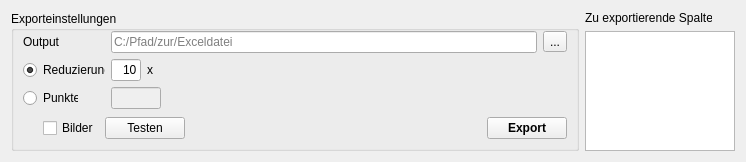
        <widget class="QWidget" name="scrollAreaWidgetContents">
         <property name="geometry">
          <rect>
           <x>0</x>
           <y>0</y>
           <width>746</width>
           <height>162</height>
          </rect>
         </property>
         <layout class="QVBoxLayout" name="verticalLayout_11">
          <item>
           <layout class="QHBoxLayout" name="horizontalLayout_27">
            <property name="topMargin">
             <number>0</number>
            </property>
            <item>
             <widget class="QGroupBox" name="groupBox_7">
              <property name="sizePolicy">
               <sizepolicy hsizetype="Expanding" vsizetype="Preferred">
                <horstretch>0</horstretch>
                <verstretch>0</verstretch>
               </sizepolicy>
              </property>
              <property name="minimumSize">
               <size>
                <width>0</width>
                <height>0</height>
               </size>
              </property>
              <property name="font">
               <font>
                <weight>50</weight>
                <bold>false</bold>
               </font>
              </property>
              <property name="toolTip">
               <string>&lt;html&gt;&lt;head/&gt;&lt;body&gt;&lt;p&gt;In diesem Dialog werden Einstellungen zum Export der Excel-Datei getroffen.&lt;/p&gt;&lt;/body&gt;&lt;/html&gt;</string>
              </property>
              <property name="title">
               <string>Exporteinstellungen</string>
              </property>
              <layout class="QVBoxLayout" name="verticalLayout_16">
               <property name="topMargin">
                <number>0</number>
               </property>
               <item>
                <layout class="QHBoxLayout" name="horizontalLayout_14">
                 <property name="leftMargin">
                  <number>0</number>
                 </property>
                 <property name="topMargin">
                  <number>0</number>
                 </property>
                 <item>
                  <layout class="QVBoxLayout" name="verticalLayout_20">
                   <property name="leftMargin">
                    <number>0</number>
                   </property>
                   <property name="topMargin">
                    <number>0</number>
                   </property>
                   <item>
                    <layout class="QGridLayout" name="gridLayout_16">
                     <item row="0" column="2" alignment="Qt::AlignLeft">
                      <widget class="QToolButton" name="tool_output_file">
                       <property name="text">
                        <string>...</string>
                       </property>
                      </widget>
                     </item>
                     <item row="1" column="0" alignment="Qt::AlignLeft">
                      <widget class="QRadioButton" name="rb_export_red">
                       <property name="sizePolicy">
                        <sizepolicy hsizetype="Maximum" vsizetype="Fixed">
                         <horstretch>0</horstretch>
                         <verstretch>0</verstretch>
                        </sizepolicy>
                       </property>
                       <property name="maximumSize">
                        <size>
                         <width>82</width>
                         <height>16777215</height>
                        </size>
                       </property>
                       <property name="text">
                        <string>Reduzierung</string>
                       </property>
                       <property name="checked">
                        <bool>true</bool>
                       </property>
                      </widget>
                     </item>
                     <item row="0" column="0" alignment="Qt::AlignLeft">
                      <widget class="QLabel" name="lab_output_2">
                       <property name="sizePolicy">
                        <sizepolicy hsizetype="Maximum" vsizetype="Preferred">
                         <horstretch>0</horstretch>
                         <verstretch>0</verstretch>
                        </sizepolicy>
                       </property>
                       <property name="maximumSize">
                        <size>
                         <width>50</width>
                         <height>16777215</height>
                        </size>
                       </property>
                       <property name="text">
                        <string>Output</string>
                       </property>
                      </widget>
                     </item>
                     <item row="0" column="1">
                      <widget class="QLineEdit" name="txt_output_file">
                       <property name="sizePolicy">
                        <sizepolicy hsizetype="Expanding" vsizetype="Fixed">
                         <horstretch>0</horstretch>
                         <verstretch>0</verstretch>
                        </sizepolicy>
                       </property>
                       <property name="minimumSize">
                        <size>
                         <width>150</width>
                         <height>0</height>
                        </size>
                       </property>
                       <property name="maximumSize">
                        <size>
                         <width>1200</width>
                         <height>16777215</height>
                        </size>
                       </property>
                       <property name="toolTip">
                        <string>Pfad zum Output der Exceldaten.</string>
                       </property>
                       <property name="placeholderText">
                        <string>C:/Pfad/zur/Exceldatei</string>
                       </property>
                      </widget>
                     </item>
                     <item row="2" column="0" alignment="Qt::AlignLeft">
                      <widget class="QRadioButton" name="rb_export_n">
                       <property name="sizePolicy">
                        <sizepolicy hsizetype="Maximum" vsizetype="Fixed">
                         <horstretch>0</horstretch>
                         <verstretch>0</verstretch>
                        </sizepolicy>
                       </property>
                       <property name="maximumSize">
                        <size>
                         <width>55</width>
                         <height>16777215</height>
                        </size>
                       </property>
                       <property name="text">
                        <string>Punkte</string>
                       </property>
                      </widget>
                     </item>
                     <item row="2" column="1" alignment="Qt::AlignLeft">
                      <widget class="QLineEdit" name="txt_para_exp_n">
                       <property name="enabled">
                        <bool>false</bool>
                       </property>
                       <property name="sizePolicy">
                        <sizepolicy hsizetype="Maximum" vsizetype="Fixed">
                         <horstretch>0</horstretch>
                         <verstretch>0</verstretch>
                        </sizepolicy>
                       </property>
                       <property name="maximumSize">
                        <size>
                         <width>50</width>
                         <height>16777215</height>
                        </size>
                       </property>
                       <property name="toolTip">
                        <string>Es werden x Punkte in die Exceldatei geschrieben.</string>
                       </property>
                       <property name="alignment">
                        <set>Qt::AlignRight|Qt::AlignTrailing|Qt::AlignVCenter</set>
                       </property>
                      </widget>
                     </item>
                     <item row="1" column="1">
                      <layout class="QHBoxLayout" name="horizontalLayout_20">
                       <item alignment="Qt::AlignLeft">
                        <widget class="QLineEdit" name="txt_para_exp_red">
                         <property name="sizePolicy">
                          <sizepolicy hsizetype="Maximum" vsizetype="Fixed">
                           <horstretch>0</horstretch>
                           <verstretch>0</verstretch>
                          </sizepolicy>
                         </property>
                         <property name="maximumSize">
                          <size>
                           <width>30</width>
                           <height>16777215</height>
                          </size>
                         </property>
                         <property name="toolTip">
                          <string>Es wird nur jeder x-te Punkt in die Exceldatei geschrieben.</string>
                         </property>
                         <property name="text">
                          <string>10</string>
                         </property>
                         <property name="alignment">
                          <set>Qt::AlignRight|Qt::AlignTrailing|Qt::AlignVCenter</set>
                         </property>
                        </widget>
                       </item>
                       <item alignment="Qt::AlignLeft">
                        <widget class="QLabel" name="lab_export_red">
                         <property name="text">
                          <string>x</string>
                         </property>
                        </widget>
                       </item>
                       <item>
                        <spacer name="horizontalSpacer_19">
                         <property name="orientation">
                          <enum>Qt::Horizontal</enum>
                         </property>
                         <property name="sizeHint" stdset="0">
                          <size>
                           <width>40</width>
                           <height>20</height>
                          </size>
                         </property>
                        </spacer>
                       </item>
                      </layout>
                     </item>
                    </layout>
                   </item>
                   <item>
                    <spacer name="verticalSpacer_7">
                     <property name="orientation">
                      <enum>Qt::Vertical</enum>
                     </property>
                     <property name="sizeHint" stdset="0">
                      <size>
                       <width>20</width>
                       <height>40</height>
                      </size>
                     </property>
                    </spacer>
                   </item>
                   <item>
                    <layout class="QHBoxLayout" name="horizontalLayout_22">
                     <property name="topMargin">
                      <number>0</number>
                     </property>
                     <item>
                      <spacer name="horizontalSpacer_21">
                       <property name="orientation">
                        <enum>Qt::Horizontal</enum>
                       </property>
                       <property name="sizeType">
                        <enum>QSizePolicy::Minimum</enum>
                       </property>
                       <property name="sizeHint" stdset="0">
                        <size>
                         <width>20</width>
                         <height>20</height>
                        </size>
                       </property>
                      </spacer>
                     </item>
                     <item>
                      <widget class="QCheckBox" name="cb_save_pic_export">
                       <property name="toolTip">
                        <string>&lt;html&gt;&lt;head/&gt;&lt;body&gt;&lt;p&gt;Aktivieren, wenn Diagramme gesichert werden sollen.&lt;/p&gt;&lt;p&gt;Falls kein Bildordner angegeben wird, erscheint Information zu Speicherort.&lt;/p&gt;&lt;/body&gt;&lt;/html&gt;</string>
                       </property>
                       <property name="text">
                        <string>Bilder</string>
                       </property>
                      </widget>
                     </item>
                     <item>
                      <widget class="QPushButton" name="but_plot_export">
                       <property name="toolTip">
                        <string>&lt;html&gt;&lt;head/&gt;&lt;body&gt;&lt;p&gt;Zeigt zwei gewünschte Spalten mit entsprechenden Ausdünnung der Messwerte an. &lt;/p&gt;&lt;/body&gt;&lt;/html&gt;</string>
                       </property>
                       <property name="text">
                        <string>Testen</string>
                       </property>
                      </widget>
                     </item>
                     <item>
                      <spacer name="horizontalSpacer_17">
                       <property name="orientation">
                        <enum>Qt::Horizontal</enum>
                       </property>
                       <property name="sizeHint" stdset="0">
                        <size>
                         <width>40</width>
                         <height>20</height>
                        </size>
                       </property>
                      </spacer>
                     </item>
                     <item>
                      <spacer name="horizontalSpacer_22">
                       <property name="orientation">
                        <enum>Qt::Horizontal</enum>
                       </property>
                       <property name="sizeHint" stdset="0">
                        <size>
                         <width>40</width>
                         <height>20</height>
                        </size>
                       </property>
                      </spacer>
                     </item>
                     <item>
                      <widget class="QPushButton" name="but_export">
                       <property name="sizePolicy">
                        <sizepolicy hsizetype="Minimum" vsizetype="Fixed">
                         <horstretch>0</horstretch>
                         <verstretch>0</verstretch>
                        </sizepolicy>
                       </property>
                       <property name="font">
                        <font>
                         <weight>75</weight>
                         <bold>true</bold>
                        </font>
                       </property>
                       <property name="toolTip">
                        <string>Exportiert die ausgewählten Spalten in eine Exceldatei.</string>
                       </property>
                       <property name="text">
                        <string>Export</string>
                       </property>
                      </widget>
                     </item>
                    </layout>
                   </item>
                  </layout>
                 </item>
                 <item>
                  <spacer name="horizontalSpacer_12">
                   <property name="orientation">
                    <enum>Qt::Horizontal</enum>
                   </property>
                   <property name="sizeType">
                    <enum>QSizePolicy::Maximum</enum>
                   </property>
                   <property name="sizeHint" stdset="0">
                    <size>
                     <width>0</width>
                     <height>0</height>
                    </size>
                   </property>
                  </spacer>
                 </item>
                </layout>
               </item>
              </layout>
             </widget>
            </item>
            <item>
             <layout class="QVBoxLayout" name="verticalLayout_3">
              <property name="leftMargin">
               <number>0</number>
              </property>
              <item>
               <widget class="QLabel" name="label">
                <property name="sizePolicy">
                 <sizepolicy hsizetype="Minimum" vsizetype="Fixed">
                  <horstretch>0</horstretch>
                  <verstretch>0</verstretch>
                 </sizepolicy>
                </property>
                <property name="maximumSize">
                 <size>
                  <width>127</width>
                  <height>16777215</height>
                 </size>
                </property>
                <property name="text">
                 <string>Zu exportierende Spalten</string>
                </property>
               </widget>
              </item>
              <item>
               <widget class="QListWidget" name="list_data">
                <property name="sizePolicy">
                 <sizepolicy hsizetype="Expanding" vsizetype="Minimum">
                  <horstretch>0</horstretch>
                  <verstretch>0</verstretch>
                 </sizepolicy>
                </property>
                <property name="minimumSize">
                 <size>
                  <width>100</width>
                  <height>0</height>
                 </size>
                </property>
                <property name="maximumSize">
                 <size>
                  <width>150</width>
                  <height>16777215</height>
                 </size>
                </property>
                <property name="autoFillBackground">
                 <bool>false</bool>
                </property>
                <property name="frameShape">
                 <enum>QFrame::StyledPanel</enum>
                </property>
                <property name="sizeAdjustPolicy">
                 <enum>QAbstractScrollArea::AdjustToContents</enum>
                </property>
                <property name="alternatingRowColors">
                 <bool>true</bool>
                </property>
               </widget>
              </item>
             </layout>
            </item>
           </layout>
          </item>
         </layout>
        </widget>
